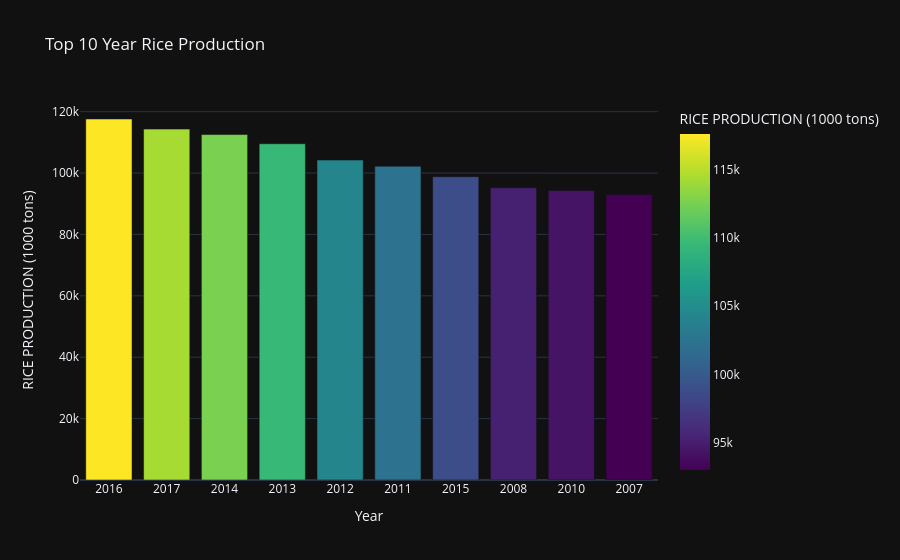

Write notebook code for a chart like this one.
### Code cell
#Since Year is in int64 Plotly considers as Continuous axis and arranges numerically, If we can convert into string for categorical purposes it will sort the issue
top10 = ten_year_riceprod.copy()

top10['Year'] = top10['Year'].astype(str)

fig = px.bar(
    top10,
    x='Year',
    y='RICE PRODUCTION (1000 tons)',
    color='RICE PRODUCTION (1000 tons)',
    color_continuous_scale='viridis',
    title='Top 10 Year Rice Production',
    template='plotly_dark'
)

fig.show()

### Figure 1 — Plotly figure (JSON) as saved in the notebook; plotly's stock layout.template omitted (floating-point values rounded to 4 significant figures)
{"data": [{"alignmentgroup": "True", "hovertemplate": "Year=%{x}<br>RICE PRODUCTION (1000 tons)=%{marker.color}<extra></extra>", "legendgroup": "", "marker": {"color": [117600.0, 114300.0, 112600.0, 109600.0, 104200.0, 102200.0, 98820.0, 95230.0, 94300.0, 93000.0], "coloraxis": "coloraxis", "pattern": {"shape": ""}}, "name": "", "offsetgroup": "", "orientation": "v", "showlegend": false, "textposition": "auto", "type": "bar", "x": ["2016", "2017", "2014", "2013", "2012", "2011", "2015", "2008", "2010", "2007"], "xaxis": "x", "y": [117600.0, 114300.0, 112600.0, 109600.0, 104200.0, 102200.0, 98820.0, 95230.0, 94300.0, 93000.0], "yaxis": "y"}], "layout": {"barmode": "relative", "coloraxis": {"colorbar": {"title": {"text": "RICE PRODUCTION (1000 tons)"}}, "colorscale": [[0, "#440154"], [0.1111, "#482878"], [0.2222, "#3e4989"], [0.3333, "#31688e"], [0.4444, "#26828e"], [0.5556, "#1f9e89"], [0.6667, "#35b779"], [0.7778, "#6ece58"], [0.8889, "#b5de2b"], [1, "#fde725"]]}, "legend": {"tracegroupgap": 0}, "title": {"text": "Top 10 Year Rice Production"}, "xaxis": {"anchor": "y", "domain": [0, 1], "title": {"text": "Year"}}, "yaxis": {"anchor": "x", "domain": [0, 1], "title": {"text": "RICE PRODUCTION (1000 tons)"}}}}
